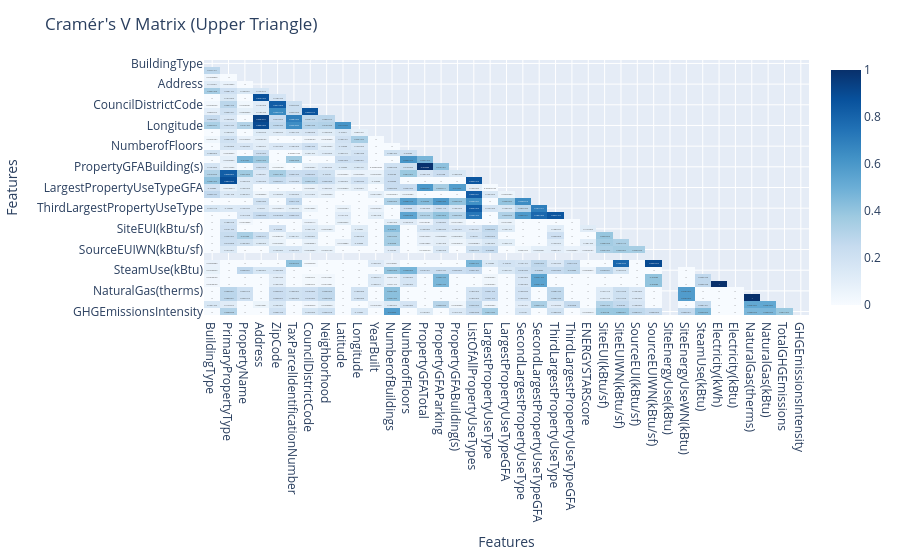

Notebook source saved alongside this figure:
### Code cell
import numpy as np
import pandas as pd
import plotly.express as px
from scipy.stats import chi2_contingency

def identify_categorical_columns(df):
    return df.select_dtypes(include=['object', 'category']).columns.tolist()

def fill_missing_categorical(df, columns, placeholder='missing'):
    df_filled = df.copy()
    for column in columns:
        df_filled[column] = df_filled[column].fillna(placeholder)
    return df_filled

def cramers_v(confusion_matrix):
    chi2 = chi2_contingency(confusion_matrix)[0]
    n = confusion_matrix.values.sum()  
    phi2 = chi2 / n
    r, k = confusion_matrix.shape
    phi2corr = max(0, phi2 - ((k-1)*(r-1))/(n-1))
    rcorr = r - ((r-1)**2)/(n-1)
    kcorr = k - ((k-1)**2)/(n-1)
    return np.sqrt(phi2corr / min((kcorr-1), (rcorr-1)))

def calculate_cramers_v_matrix(df, columns):
    cramers_v_matrix = pd.DataFrame(index=columns, columns=columns)
    for col1 in columns:
        for col2 in columns:
            if col1 == col2:
                cramers_v_matrix.loc[col1, col2] = 1.0
            else:
                confusion_matrix = pd.crosstab(df[col1], df[col2])
                cramers_v_matrix.loc[col1, col2] = cramers_v(confusion_matrix)
    return cramers_v_matrix.astype(float)

def plot_cramers_v_matrix(cramers_v_matrix):
    mask = np.triu(np.ones_like(cramers_v_matrix, dtype=bool))
    cramers_v_matrix_masked = cramers_v_matrix.mask(mask)
    
    fig = px.imshow(cramers_v_matrix_masked, text_auto=True, aspect="auto", color_continuous_scale='Blues')
    fig.update_layout(title='Cramér\'s V Matrix (Upper Triangle)', xaxis_title='Features', yaxis_title='Features')
    fig.show()

# Cast all columns that are not already strings to strings
def cast_all_columns_to_string(df):
    for col in df.columns:
        if df[col].dtype != 'object':
            df[col] = df[col].astype(str)
    return df

# Filter out columns with only one unique value
def filter_single_value_columns(df):
    return [col for col in df.columns if df[col].nunique() > 1]


#df_cleaned_value = df_cleaned_value.drop(columns=['SiteEnergyUse(kBtu)'])

# Cast to string
df_cleaned_value = cast_all_columns_to_string(df_cleaned_value)

# Identify categorical columns
categorical_columns = identify_categorical_columns(df_cleaned_value)
print("Categorical Columns:", categorical_columns)

# Fill missing values in categorical columns
df_filled = fill_missing_categorical(df_cleaned_value, categorical_columns)
print("Filled DataFrame Columns:", df_filled.columns)

# Filter out columns with only one unique value
filtered_columns = filter_single_value_columns(df_filled)
print("Filtered Columns:", filtered_columns)

# Calculate Cramér's V matrix
cramers_v_matrix = calculate_cramers_v_matrix(df_filled, filtered_columns)
print("Cramér's V Matrix Columns:", cramers_v_matrix.columns)

# Plot Cramér's V matrix
plot_cramers_v_matrix(cramers_v_matrix)

def get_highly_correlated_features(cramers_v_matrix, threshold=0.8):
    correlated_features = []
    for col in cramers_v_matrix.columns:
        high_corr = cramers_v_matrix[col][cramers_v_matrix[col] > threshold]
        high_corr = high_corr[high_corr.index != col]
        for index, value in high_corr.items():
            correlated_features.append((col, index, value))
    return correlated_features

# Get highly correlated features
threshold = 0.8
highly_correlated_features = get_highly_correlated_features(cramers_v_matrix, threshold)

print("Highly correlated features (above threshold):")
for feature1, feature2, value in highly_correlated_features:
    print(f"{feature1} and {feature2}: {value}")

### Figure 1 — Plotly figure (JSON) as saved in the notebook; plotly's stock layout.template omitted (floating-point values rounded to 4 significant figures; data arrays with more than 128 entries replaced by an {"elided": "..."} marker saying what was removed)
{"data": [{"coloraxis": "coloraxis", "hovertemplate": "x: %{x}<br>y: %{y}<br>color: %{z}<extra></extra>", "name": "0", "texttemplate": "%{z}", "type": "heatmap", "x": ["BuildingType", "PrimaryPropertyType", "PropertyName", "Address", "ZipCode", "TaxParcelIdentificationNumber", "CouncilDistrictCode", "Neighborhood", "Latitude", "Longitude", "YearBuilt", "NumberofBuildings", "NumberofFloors", "PropertyGFATotal", "PropertyGFAParking", "PropertyGFABuilding(s)", "ListOfAllPropertyUseTypes", "LargestPropertyUseType", "LargestPropertyUseTypeGFA", "SecondLargestPropertyUseType", "SecondLargestPropertyUseTypeGFA", "ThirdLargestPropertyUseType", "ThirdLargestPropertyUseTypeGFA", "ENERGYSTARScore", "SiteEUI(kBtu/sf)", "SiteEUIWN(kBtu/sf)", "SourceEUI(kBtu/sf)", "SourceEUIWN(kBtu/sf)", "SiteEnergyUse(kBtu)", "SiteEnergyUseWN(kBtu)", "SteamUse(kBtu)", "Electricity(kWh)", "Electricity(kBtu)", "NaturalGas(therms)", "NaturalGas(kBtu)", "TotalGHGEmissions", "GHGEmissionsIntensity"], "xaxis": "x", "y": ["BuildingType", "PrimaryPropertyType", "PropertyName", "Address", "ZipCode", "TaxParcelIdentificationNumber", "CouncilDistrictCode", "Neighborhood", "Latitude", "Longitude", "YearBuilt", "NumberofBuildings", "NumberofFloors", "PropertyGFATotal", "PropertyGFAParking", "PropertyGFABuilding(s)", "ListOfAllPropertyUseTypes", "LargestPropertyUseType", "LargestPropertyUseTypeGFA", "SecondLargestPropertyUseType", "SecondLargestPropertyUseTypeGFA", "ThirdLargestPropertyUseType", "ThirdLargestPropertyUseTypeGFA", "ENERGYSTARScore", "SiteEUI(kBtu/sf)", "SiteEUIWN(kBtu/sf)", "SourceEUI(kBtu/sf)", "SourceEUIWN(kBtu/sf)", "SiteEnergyUse(kBtu)", "SiteEnergyUseWN(kBtu)", "SteamUse(kBtu)", "Electricity(kWh)", "Electricity(kBtu)", "NaturalGas(therms)", "NaturalGas(kBtu)", "TotalGHGEmissions", "GHGEmissionsIntensity"], "yaxis": "y", "z": {"elided": "37x37 float values"}}], "layout": {"coloraxis": {"colorscale": [[0, "rgb(247,251,255)"], [0.125, "rgb(222,235,247)"], [0.25, "rgb(198,219,239)"], [0.375, "rgb(158,202,225)"], [0.5, "rgb(107,174,214)"], [0.625, "rgb(66,146,198)"], [0.75, "rgb(33,113,181)"], [0.875, "rgb(8,81,156)"], [1, "rgb(8,48,107)"]]}, "margin": {"t": 60}, "title": {"text": "Cramér's V Matrix (Upper Triangle)"}, "xaxis": {"anchor": "y", "domain": [0, 1], "title": {"text": "Features"}}, "yaxis": {"anchor": "x", "autorange": "reversed", "domain": [0, 1], "title": {"text": "Features"}}}}
